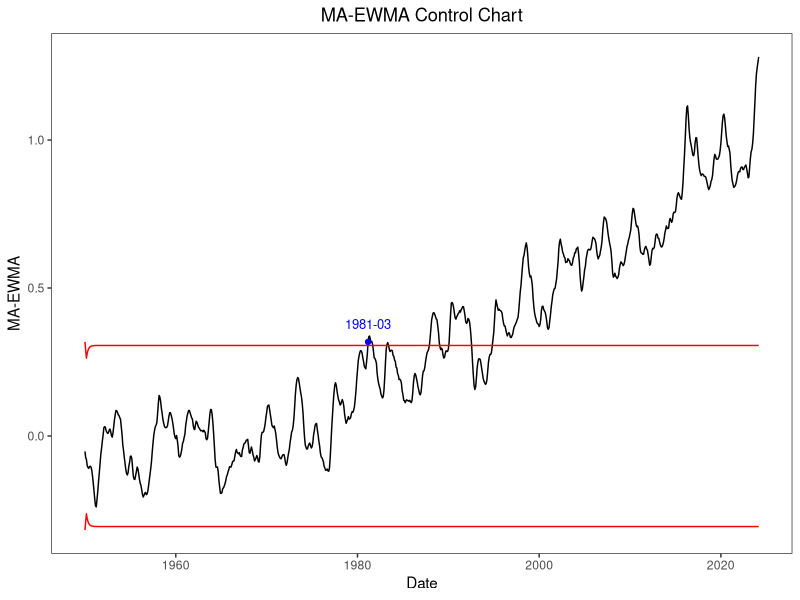

R code for this plot:
library(readr)
Global <- read_csv("Global.csv")
Global <- Global[841:nrow(Global),]

month_map <- c("Jan" = 1, "Feb" = 2, "Mar" = 3, "Apr" = 4, "May" = 5, "Jun" = 6, 
               "Jul" = 7, "Aug" = 8, "Sep" = 9, "Oct" = 10, "Nov" = 11, "Dec" = 12)

Global$Month <- month_map[Global$Month]

Global$Date <- as.Date(paste(Global$Year, Global$Month, "1", sep = "-"))

x = Global$value
mu = 0
sigma=sd(x)
n=length(x)
q=0.8
alpha=1
window=3
L=4.2856

wt=vj=c()
for(i in 1:n){ wt[i] = q^((i-1)^alpha)-q^(i^alpha) }
for(j in 1:n){
  if(j >= window){
    vj[j] = sum(wt[1:j]*wt[1:j])*(sigma^2) / window
  }
  else{
    vj[j] = sum(wt[1:j]*wt[1:j])*(sigma^2) / j 
  }
}

ma_ewma=ucl=lcl=y=c()
for(j in 1:n){
  zsum = sum(wt[1:j]*x[j:1]) + mu*(q^(j^alpha))
  y = c(y, zsum)
  if(j < window){
    ma = mean(y[1:j])
  }
  else{
    ma = mean(y[(j-window+1):j])
  }
  ma_ewma[j]=ma
  ucl[j]=mu+L*sqrt(vj[j])
  lcl[j]=mu-L*sqrt(vj[j])
}

exceed_indices <- which(ma_ewma > ucl)[1]
print(exceed_indices)

library(ggplot2)

ma_ewma_df <- data.frame(Date = Global$Date, MA_EWMA=ma_ewma, UCL = ucl, LCL = lcl)

ggplot(ma_ewma_df, aes(x = Date)) +
  geom_line(aes(y = MA_EWMA), color = "black") +
  geom_line(aes(y = UCL), color = "red", linetype = "solid") +
  geom_line(aes(y = LCL), color = "red", linetype = "solid") +
  labs(x = "Date", y = "MA-EWMA", title = "MA-EWMA Control Chart") +
  theme_bw() + 
  theme(panel.grid=element_blank())+
  theme(plot.title = element_text(hjust = 0.5))+
  geom_text(data = ma_ewma_df[exceed_indices, ], aes(x = Date, y = MA_EWMA, label = format(Date, "%Y-%m")), vjust = -1.3,hjust=0.5, color = "blue",size=3.3)+
  geom_point(data = ma_ewma_df[exceed_indices, ], aes(x = Date, y = MA_EWMA), color = "blue", size = 1.5)

  





